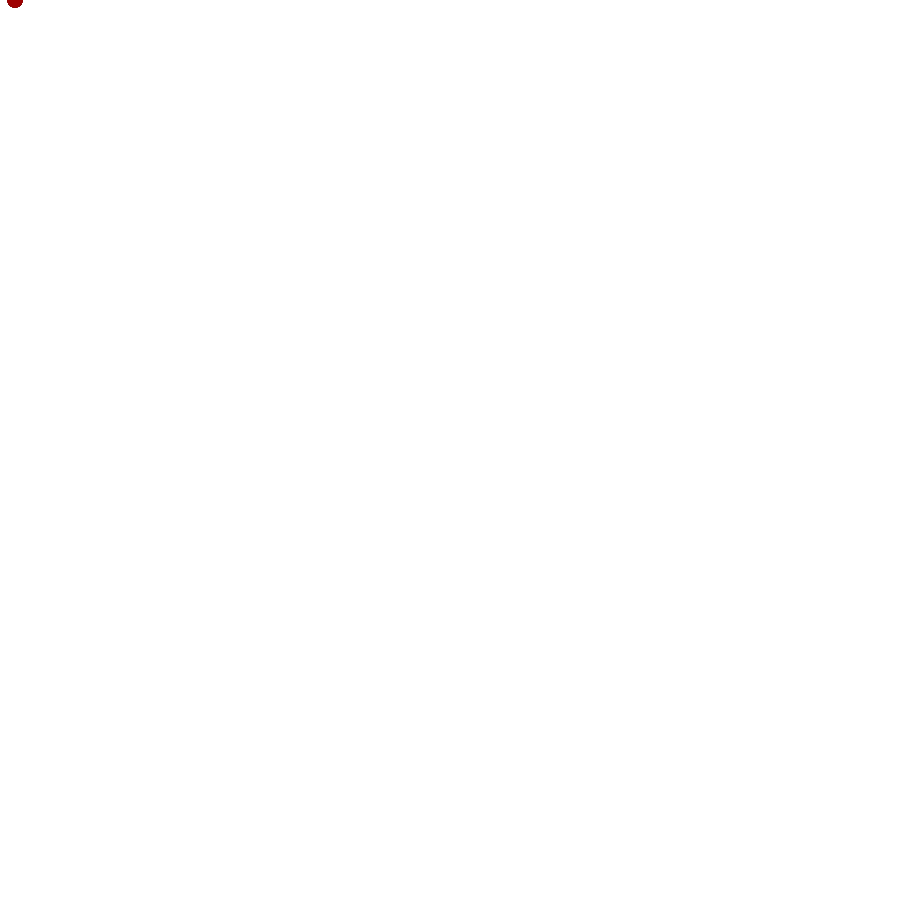
Frame 1 (no input)
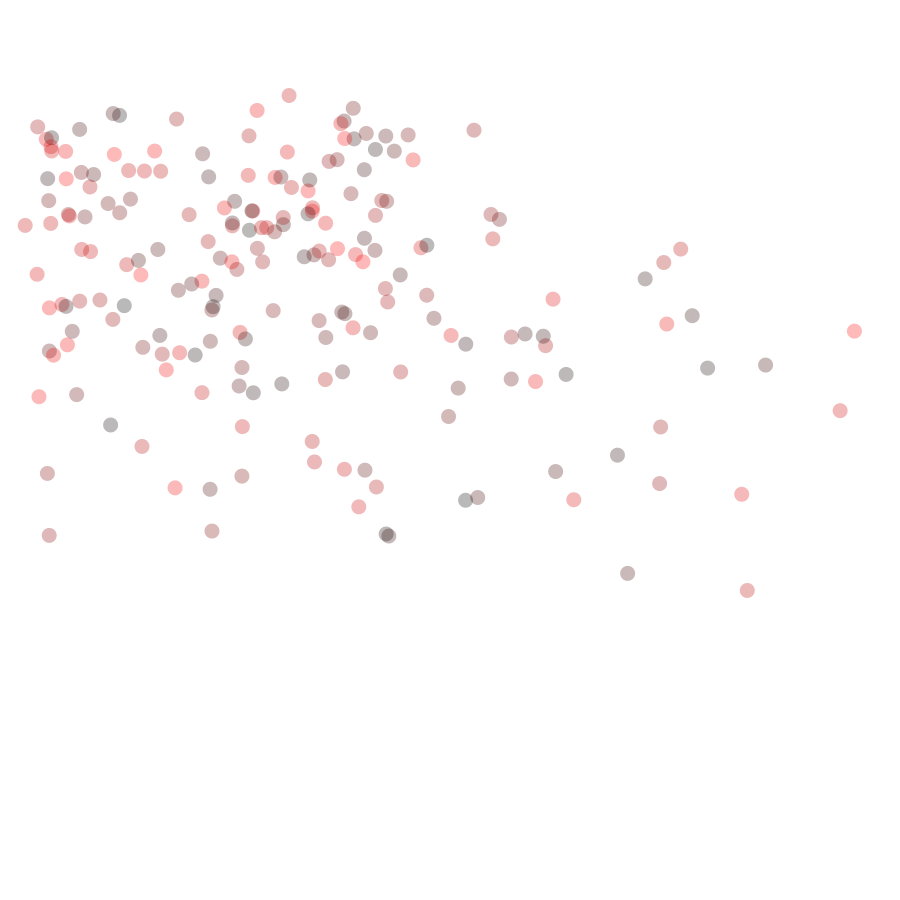
Frame 60 (the mouse pressed at the canvas centre just before this capture)
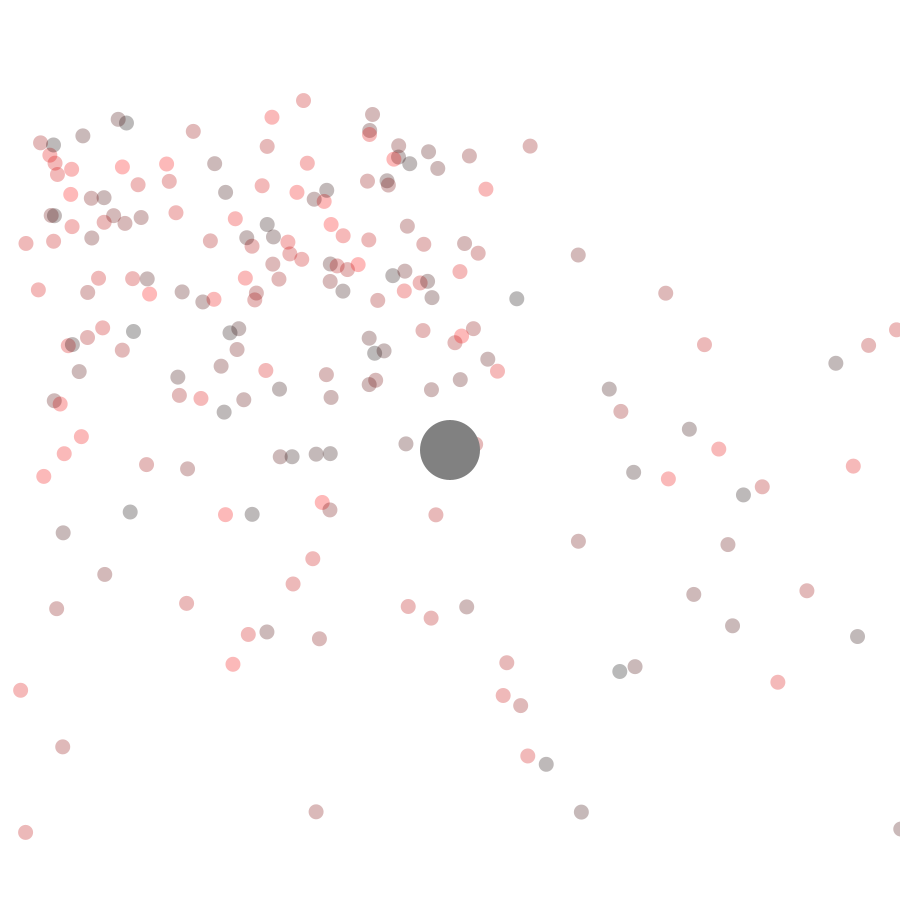
Frame 120 (the mouse held since frame 60 and released just before this capture)

The Processing sketch that drew these frames (run headless with seeded random() and noise(); from frame 60 on, the mouse is pressed at the canvas centre):

// Processing sketch: syl6_0
// ── syl6_0.pde
int numThings=200;
boolean MouseIsDown=false;
Particle [] particles = new Particle[numThings];
Circle [] circle = new Circle[numThings];
int countsize=0;
int count=0;

void setup()
{
   background(255,255,255);
  size (900,900);
  for (int i=0;i<numThings;i++)
  {
    particles[i]= new Particle(random(255),random(0),random(0),15, 15, 0);
  }
  
}

void draw()
{
  background(255,255,255,10);
  
  for(int i=0;i<numThings;i++)
  {
      particles[i].makeParticle();
      particles[i].update();
  }
  for (int i = 0; i<count;i++)
  {
    Circle I = circle[i];
    
    I.makeCircle();
    I.update();
    
  }
  
  
  if (MouseIsDown)
  {
    countsize++;
    fill(129);
    ellipse(mouseX,mouseY,countsize,countsize);
    
  }
  
  
}

void mousePressed()
{
  
  if (countsize!=0)
    {countsize=0;}
  MouseIsDown=true;
}
void mouseReleased()
{ 
  circle[count] = new Circle(countsize);
  MouseIsDown=false;
  count++;
}






class Particle
{
  float R;
  float G;
  float B;
  float size;
  float x;
  float y;
  float speed = random(5,15);
  float direction = random(1,20);
  float mehX=0;
  float mehY=0;
  float easing=random(0.01,0.05);
  float MX= mouseX;
  float MY = mouseY;
  
  
  
  
  Particle(float r, float g, float b, float S, float XPos, float YPos)
  {
    R=r;
    G=g;
    B=b;
    size = S;
    x=XPos;
    y=YPos;
    //speed= random(20,50);
    
    
    
  }
  void makeParticle()
  {
    noStroke();
    fill(R,G,B,70);
    ellipse (x,y,size,size);
  }
  
  void update()
  {
    float dX = cos(radians(direction))*speed;
    float dY = sin(radians(direction))*speed;
   
   if (mouseX > 0 || mouseX < width || mouseY > 0 || mouseY < height)
            {
                  //MANAGING BORDERS
                  if (x > width)
                  {
                    //x = 0;
                    x=-x;
                    direction= abs(direction);
                  }
               
                  if (x < 0)
                  {
                    //x = width;
                    x= abs(x);
                    direction=-(direction);
                  }
               
                  if (y > height)
                  {
                    speed=-speed;
                    //direction= random(1,360);
                  }
               
                  if (y < 0)
                  {
                    speed= abs(speed);
                     //direction= random(1,360);
                  }
                  
                  //CHANGING POSITION
                  
                  //x = x + dX;
                  //y = y + dY;
                  y=y+speed;
                  x=x+direction;
            }
            
            
    if (mouseX < 0 || mouseX < width || mouseY < 0 || mouseY < height)
         {
            mehX = MX-x;
            if (abs(mehX)>1)
              {x = x + mehX * easing ;}
            
             mehY = MY-y;
            if (abs(mehY)>1)
              {y = y + mehY * easing ;}
          }
          
    for (int i = 0; i<count;i++)
      {
              Circle I = circle[i];
              int num=50;
              
          if ((I.x-x)<num && (I.x-x)>-num)
              {
                if ((I.y-y)<num  && (I.y-y)>-num)
                {
                    MX= I.x;
                    MY= I.y;
                }
                
              }   
         if ((mouseX-x)<num && (mouseX-x)>-num)
              {
                if (mouseY-y<num && (mouseY-y>-num))
                {
                 MX= mouseX;
                MY=  mouseY;
                }
           
             }
      }

  
                 
   }


}

class Circle
{

  float x=0;
  float y=0;
  float size;
  float speed = random(2,5);
  float direction = random(1,20);
  
  Circle (float S)
      {
        size=S;
      }
        
          
  void update()
     {
       //MANAGING BORDERS
       if (x > width)
         {
          //x = 0;
           x=-x;
           direction= abs(direction);
          }
               
        if (x < 0)
          {
            //x = width;
            x= abs(x);
            direction=-(direction);
          }
               
        if (y > height)
          {
            speed=-speed;
             //direction= random(1,360);
          }
               
        if (y < 0)
           {
             speed= abs(speed);
             //direction= random(1,360);
           }
                  
        //CHANGING POSITION
         
          y=y+speed;
          x=x+direction;
         
      }
           
void makeCircle()
     {
       noStroke();
       fill(255,0,0, 75);
       ellipse (x,y,size,size);
      }
          
  }
  
  
  
  
